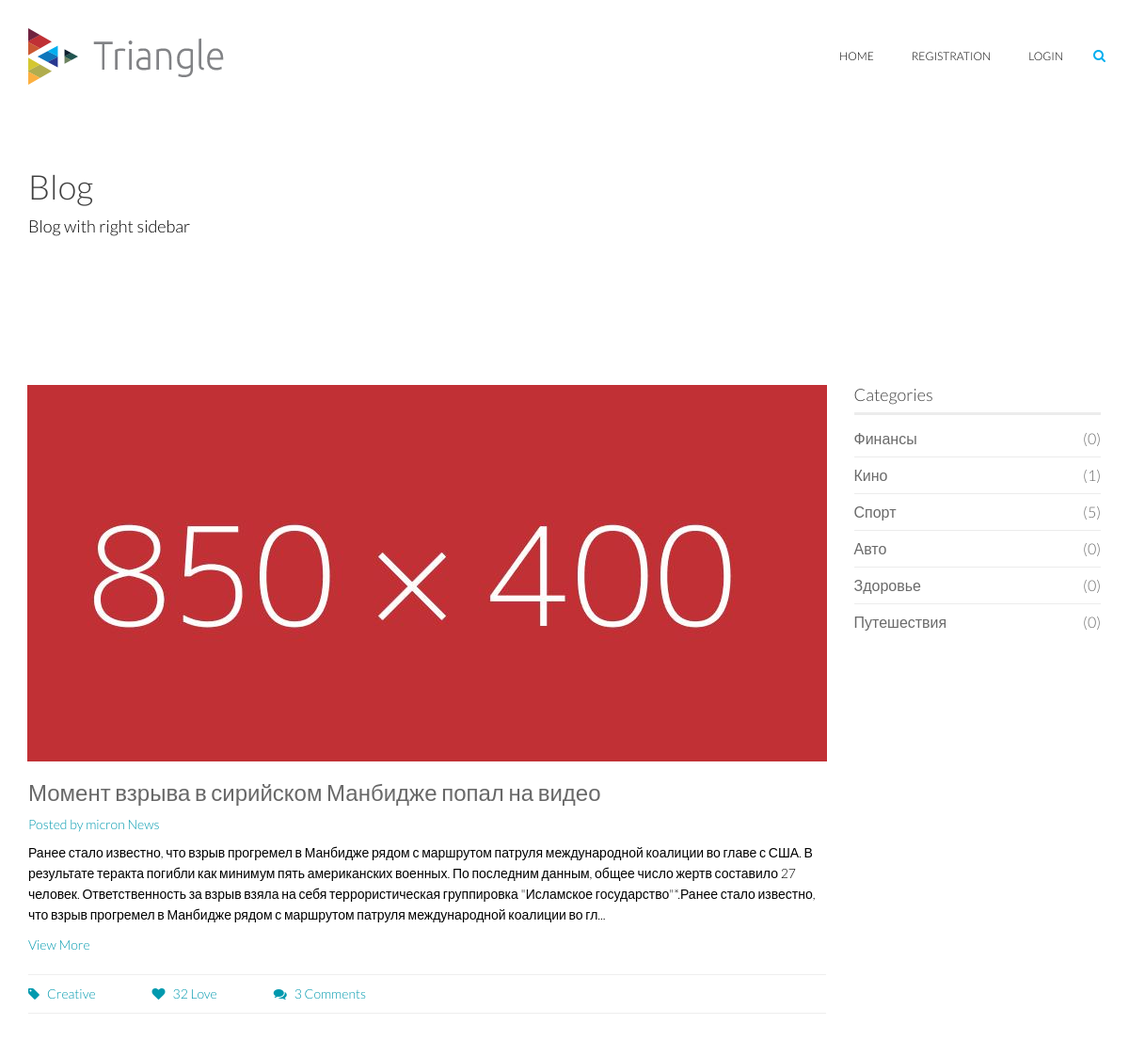
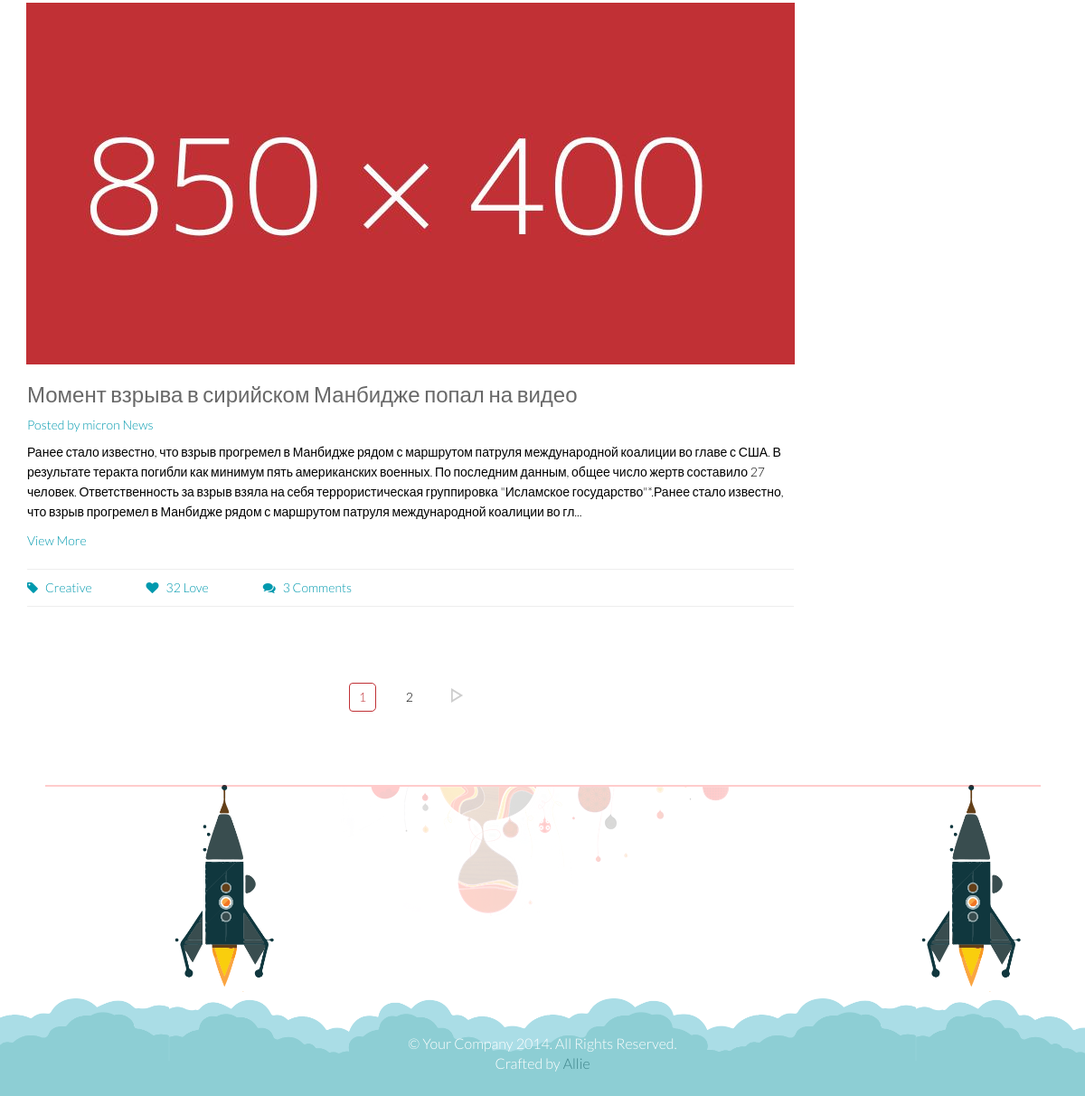
The page / on the database its author committed (2 pictures, top to bottom).
### tables this page shows
CREATE TABLE `news` (
  `id` int(11) NOT NULL,
  `picture` varchar(255) NOT NULL,
  `caption` varchar(255) NOT NULL,
  `description` text NOT NULL,
  `love` int(11) NOT NULL DEFAULT '0',
  `comments` int(11) NOT NULL DEFAULT '0',
  `date` date NOT NULL,
  `category_id` int(11) NOT NULL,
  `author` varchar(32) NOT NULL,
  `activism` varchar(1) NOT NULL
);

CREATE TABLE `category` (
  `id` int(11) NOT NULL,
  `name` varchar(255) NOT NULL,
  `sort_order` int(11) NOT NULL
);

### components/components.php (called while the page is built, shortened)
<?php
function connectionToTheDatabase()
{
	try {
  	$connect = new PDO(HOST, USERNAME, PASSWORD);
	} catch(PDOException $err) {
  	echo "Ошибка: не удается подключиться: " . $err->getMessage();
	}
	return $connect;
}
function displayTheTemplateNewParameter($folder, $res, $data, $categories, $categoryID)
{
	$template = ROOT.'/views/'.$folder.'/view.php';
	include_once($template);
	return true;
}
function getTotalRecords($categoryID) {
	$db = connectionToTheDatabase();
	$activism = 'Y';
	$PageSql = 'SELECT COUNT(*) as count FROM news WHERE category_id = :category_id AND activism = :activism';
	$statement = $db->prepare($PageSql);
	$statement->bindParam(':category_id', $categoryID, PDO::PARAM_INT);
	$statement->bindParam(':activism', $activism, PDO::PARAM_STR);
	$statement->setFetchMode(PDO::FETCH_ASSOC);
	$statement->execute();
	$row = $statement->fetch();
	return $row['count'];
}

### controllers/controllers.php (called while the page is built, shortened)
<?php
function displayEntries()
{
	$categories = getCategoriesList();
	$data = getPaginationData();
	$action = getAction();
	$count = countingRecords($action);
	$data['page'] = false;
	if ($count > 2) { $data['page'] = true; }
	$res = getAllRecords($data['start'], $data['perpage']);
	displayTheTemplateNewParameter('blogging', $res, $data, $categories, array());
	return true;
}

### models/models.php (called while the page is built, shortened)
<?php
function getAllRecords($start, $perpage)
{
	$activism = 'Y';
	$db = connectionToTheDatabase();
	$sql = 'SELECT * FROM news WHERE activism = :activism ORDER BY id DESC LIMIT :start, :perpage ';
	$statement = $db->prepare($sql);
	$statement->bindParam(':start', $start, PDO::PARAM_INT);
	$statement->bindParam(':perpage', $perpage, PDO::PARAM_INT);
	$statement->bindParam(':activism', $activism, PDO::PARAM_STR);
	$statement->execute();
	$data = $statement->fetchAll(PDO::FETCH_CLASS);
	if (!empty($data)) return $data;
	else return showTemplate("На этой странице нету контента...", "message_2", true);
}
function getCategoriesList()
{
	$db = connectionToTheDatabase();
	$categoryList = array();
  $result = $db->query('SELECT id, name FROM category ORDER BY sort_order ASC');
  $i = 0;
  while ($row = $result->fetch()) {
      $categoryList[$i]['id'] = $row['id'];
      $categoryList[$i]['name'] = $row['name'];
      $i++;
  }
  return $categoryList;
}

### views/layouts/categories.php (the view, shortened to what this page needs)
<?php if ($folder == 'blogging') { ?>
	<?php foreach ($categories as $categoryItem): ?>
		<li  class="<?=$active = (isset($_GET['categoryID'])) ? (($_GET['categoryID'] == $categoryItem['id']) ? 'active' : '') : '';  ?>">
			<a href="?action=category&amp;categoryID=<?php echo $categoryItem['id'];?>">
				<?php echo $categoryItem['name'];?>
				<span class="pull-right">(<?php echo $common = !empty(getTotalRecords($categoryItem['id'])) ? getTotalRecords($categoryItem['id']) : '0' ?>)</span>
			</a>
		</li>
	<?php endforeach; ?>
<?php } ?>

### index.php (shortened to what this page needs)
<?php
$uri = $_SERVER['REQUEST_URI'];
switch ($uri) {
	case '/':
		displayEntries();
		break;
}

### views/layouts/header.php (shortened to what this page needs)
<!DOCTYPE html>
<html lang="en">
<head>
    <link href="/template/css/bootstrap.min.css" rel="stylesheet">
    <link href="/template/css/font-awesome.min.css" rel="stylesheet">
    <link href="/template/css/lightbox.css" rel="stylesheet">
    <link href="/template/css/animate.min.css" rel="stylesheet">
	<link href="/template/css/main.css" rel="stylesheet">
	<link href="/template/css/responsive.css" rel="stylesheet">
</head>
<body>
	<header id="header">
        <div class="navbar navbar-inverse" role="banner">
            <div class="container">
                <div class="navbar-header">
                    <a class="navbar-brand" href="../">
                        <h1><img src="/template/images/logo.png" alt="logo"></h1>
                    </a>
                </div>
                <div class="collapse navbar-collapse">
                    <ul class="nav navbar-nav navbar-right">
                        <li><a href="../">Home</a></li>
                        <li><a href="?action=registration">Registration</a></li>
                        <li><a href="?action=login">Login</a></li>
                    </ul>
                </div>
                <div class="search">
                    <form role="form">
                        <i class="fa fa-search"></i>
                    </form>
                </div>
            </div>
        </div>
    </header>

### views/layouts/heading.php
<section id="page-breadcrumb" style="margin-bottom: 40px;">
  <div class="vertical-center sun">
      <div class="container">
          <div class="row">
              <div class="action">
                  <div class="col-sm-12">
                      <?php if (isset($_SESSION['session_username'])): ?>
                          <h1 class="title" style="font-family: Arial;">Добро пожаловать, <span> <?=$_SESSION['session_username']; ?> </span>!</h1>
                          <p><a href="?action=logout" class="color-red">Выйти</a> из системы...</p>
                          <?php if (!(substr($_SERVER['REQUEST_URI'], 1) == '?action=append')): ?>
                              <p style="margin-top: 20px;"><a href="?action=append" class="color-red">Добавить новость</a></p>
                          <?php endif; ?>
                      <?php else: ?>
                          <h1 class="title">Blog</h1>
                          <p>Blog with right sidebar</p>
                      <?php endif; ?>
                  </div>
              </div>
          </div>
      </div>
  </div>
</section>

### views/blogging/view.php (shortened to what this page needs)
<?php require_once(ROOT.'/views/layouts/header.php'); ?>
    <?php require_once(ROOT.'/views/layouts/heading.php'); ?>
    <section id="blog" class="padding-top">
        <div class="container">
            <div class="row">
                <div class="col-md-9 col-sm-7">
                    <div class="row">
                        <?php if (is_array($res)): ?>
                            <?php foreach ($res as $item): ?>
                                <div class="col-sm-12 col-md-12">
                                    <div class="single-blog single-column">
                                        <div class="post-thumb">
                                            <a href="#">
                                                <img src="<?php
                                                        if (!empty($item->picture)) {
                                                            echo $item->picture;
                                                        } else {
                                                            echo '/template/images/blog/9.jpg';
                                                        }
                                                        ?>"
                                                     class="img-responsive"
                                                     alt=""></a>
                                        </div>
                                        <div class="post-content overflow">
                                            <h2 class="post-title bold"><a href="?action=detail&amp;item=<?=$item->id ?>"><?=$item->caption ?></a></h2>
                                            <h3 class="post-author"><a href="#">Posted by micron News</a></h3>
                                            <p><?=mb_strimwidth($item->description, 0, 450, "..."); ?></p>
                                            <a href="#" class="read-more">View More</a>
                                            <div class="post-bottom overflow">
                                                <ul class="nav navbar-nav post-nav">
                                                    <li><a href="#"><i class="fa fa-tag"></i>Creative</a></li>
                                                    <li><a href="#"><i class="fa fa-heart"></i>32 Love</a></li>
                                                    <li><a href="#"><i class="fa fa-comments"></i>3 Comments</a></li>
                                                </ul>
                                            </div>
                                        </div>
                                    </div>
                                </div>
                            <?php endforeach; ?>
                        <?php endif; ?>
                    </div>
                    <?php require_once(ROOT.'/views/layouts/pagination.php'); ?>
                 </div>
                <div class="col-md-3 col-sm-5">
                    <div class="sidebar blog-sidebar">
                        <div class="sidebar-item categories">
                            <h3>Categories</h3>
                            <ul class="nav navbar-stacked">
                                <?php require_once(ROOT.'/views/layouts/categories.php');?>
                            </ul>
                        </div>
                    </div>
                </div>
            </div>
        </div>
    </section>
<?php require_once(ROOT.'/views/layouts/footer.php'); ?>

### views/layouts/pagination.php (shortened to what this page needs)
<?php if (isset($data['page'])) { ?>
    <?php if ($data['page']): ?>
        <div class="blog-pagination">
            <ul class="pagination">
                <li class="active"><a href="?action=page&amp;page=<?php echo $data['curpage'] ?>"><?php echo $data['curpage'] ?></a></li>
                <?php if ($data['curpage'] != $data['endpage']) { ?>
                    <li><a href="?action=page&amp;page=<?php echo $data['nextpage'] ?>"><?php echo $data['nextpage'] ?></a></li>
                    <li class="endpage"><a href="?action=page&amp;page=<?php echo $data['endpage'] ?>">right</a></li>
                <?php } ?>
            </ul>
        </div>
    <?php endif; ?>
<?php } ?>

### views/layouts/footer.php (shortened to what this page needs)
    <footer id="footer">
        <div class="container">
            <div class="row">
                <div class="col-sm-12 text-center bottom-separator">
                    <img src="/template/images/home/under.png" class="img-responsive inline" alt="">
                </div>
                <div class="col-sm-12">
                    <div class="copyright-text text-center">
                        <p>&copy; Your Company 2014. All Rights Reserved.</p>
                        <p>Crafted by <a target="_blank" href="http://designscrazed.org/">Allie</a></p>
                    </div>
                </div>
            </div>
        </div>
    </footer>
</body>
</html>

### template/css/main.css (style rules this page uses)
body { background: #fff; font-family: 'Lato', sans-serif; font-weight: 300; font-size: 14px; line-height: 22px; color: #000; }
html { height: 100%; }
a { color:#C03035; }
a { -webkit-transition: 300ms; -moz-transition: 300ms; -o-transition: 300ms; transition: 300ms; }
ul { list-style: none; }
h1, h2, h3, h4, h5, h6 { font-family: 'Lato', sans-serif; font-weight: 300; }
h1 { color: #686868; }
h2 { font-size: 24px; color: #686868; }
h3 { font-size: 18px; }
.overflow { overflow: hidden; }
.inline { display: inline-block; }
.padding-top { padding-top: 90px; }
#header { margin-bottom: 0; padding: 30px 0 60px 0; }
#header .navbar-inverse .container { position: relative; }
.search { position: absolute; top: 20px; right: 0; z-index: 1; }
.search i { color: #00aeef; cursor: pointer; position: absolute; right: 10px; top: 2px; }
#header .navbar { background: #fff; border: 0; margin-bottom: 0; }
#header .navbar-brand { padding: 0; margin-left: 0; }
#header .navbar-brand h1 { padding: 0; margin: 0; }
#header .navbar-nav.navbar-right >li:last-child { margin-right: 20px; }
#header .navbar-nav.navbar-right >li a { color: #000; font-size: 12px; padding: 20px; text-transform: uppercase; font-weight: 300; }
#footer { padding-bottom: 10px; background-image: url(../images/home/footer.png); background-repeat: repeat-x; background-position: bottom; background-size: contain; }
#footer .bottom-separator { margin-bottom: 60px; }
.copyright-text { margin-top: 70px; color: #fff; font-size: 16px; padding-bottom: 15px; }
.copyright-text a { color: #3e848a }
.copyright-text p { margin-bottom: 0; }
.vertical-center { display: table-cell; vertical-align: middle; width: 100%; position: statice; }
.action h1 { margin-top: 0; }
.action p { font-size: 18px; margin-bottom: 0; font-weight: 300; }
.title { color: #404040; font-weight: 300; }
#action , #page-breadcrumb { position: relative; }
#page-breadcrumb { background-repeat: repeat-x; height: 130px; background-position: center; display: table; position: static; width: 100%; }
.pagination li { display: inline-block; margin: 0 10px; }
.pagination li a { color: #000; padding: 5px 10px; border-radius: 5px; border: 1px solid #fff; }
.pagination li.endpage a { background: url(../images/portfolio/right.png); background-repeat: no-repeat; text-indent: -999999999px; background-position: center top 10px; width: 32px; height: 36px; border: none; -webkit-transition: 300ms; -moz-transition: 300ms; -o-transition: 300ms; transition: 300ms; }
.pagination li a:hover, .pagination .active a, .pagination a:active, .pagination .active a:hover, .pagination .active a:focus, .pagination a:focus { background: transparent; border-color: #C03035; color: #C03035; }
.sidebar h3 { color: #404040; margin-top: 0; border-bottom: 3px solid #ececec; margin-bottom: 6px; padding-bottom: 8px; }
.sidebar-item { margin-bottom: 48px; }
.categories .navbar-stacked li { border-bottom: 1px solid #ececec; }
.categories .navbar-stacked li:last-child { border-bottom: 0px solid #ececec; }
.categories .navbar-stacked li a { font-size: 16px; color: #6a6a6a; padding: 8px 0; padding-left: 0; }
.post-thumb { margin: -1px -1px 0; position: relative; overflow: hidden; }
.post-content { padding: 20px 0; }
.post-title { margin-top: 0; }
.post-title a, .comments-number a { color: #686868; }
.post-content .post-author { margin-top: 0; }
.post-content .post-author a { font-weight: 300; font-size: 14px; color: #0099AE; }
a.read-more { color: #0099AE; font-weight: 300; }
.post-bottom { border-top: 1px solid #eeeeee; padding-top: 10px; margin-top: 20px; margin: 20px -20px 0; padding: 20px 20px 0; }
.single-blog { padding-bottom: 30px; }
.single-blog .post-bottom { border-bottom: 1px solid #eeeeee; padding-top: 10px; padding-bottom: 10px; }
.post-nav { margin:0; padding: 0; }
.post-nav li a { color: #0099AE; padding: 0; text-align: left; }
.post-nav li a i { color: #0099AE; margin-right: 8px; }
.blog-pagination { text-align: center; padding-top: 10px; padding-bottom: 55px; }
.navbar-nav.post-nav li { margin-right: 60px; }

### rows shown on the page
news: caption "Момент взрыва в сирийском Манбидже попал на видео", description "Ранее стало известно, что взрыв прогремел в Манбидже рядом с маршрутом патруля международной коалиции во главе с США. В результате теракта погибли как минимум пять американских военных. По последним данным, общее число жертв составило 27 человек. Ответственность за взрыв взяла на себя террористическая группировка \"Исламское государство\"*.Ранее стало известно, что взрыв прогремел в Манбидже рядом с маршрутом патруля международной коалиции во гл..."
news: caption "Момент взрыва в сирийском Манбидже попал на видео", description "Ранее стало известно, что взрыв прогремел в Манбидже рядом с маршрутом патруля международной коалиции во главе с США. В результате теракта погибли как минимум пять американских военных. По последним данным, общее число жертв составило 27 человек. Ответственность за взрыв взяла на себя террористическая группировка \"Исламское государство\"*.Ранее стало известно, что взрыв прогремел в Манбидже рядом с маршрутом патруля международной коалиции во гл..."
category: name "Финансы", id "0"
category: name "Кино", id "1"
category: name "Спорт", id "5"
category: name "Авто", id "0"
category: name "Здоровье", id "0"
category: name "Путешествия", id "0"

### other values the page prints
$data['curpage'] "1"
$data['nextpage'] "2"
